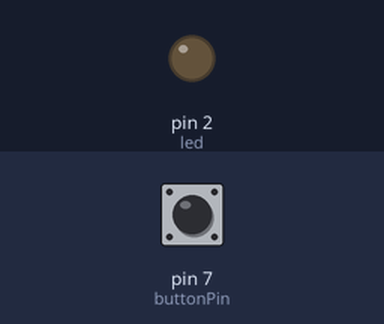
Recording of a sketch running on a simulated Arduino Uno, built with avr-gcc and run on an emulated ATmega328P. On the bench: output pins drawn as LEDs (lit = HIGH). Dashed ring = blinking. Inputs (shaded band) come from the test bench; at power-on: pin 7 (buttonPin) HIGH.

Above: at 1.2 s.
1.3 s: pin 7 (buttonPin) pulled LOW for 3.2 s
At 1.7 s:
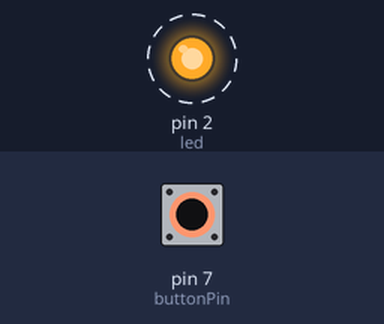
Timing chart, 0 to 6.3 s (numbered marks = the images above; inputs shaded):
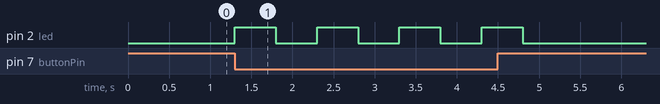

The sketch:

pusador_sin_pullup.ino
```cpp
int led = 2;
int buttonPin = 7;

// the setup function runs once when you press reset or power the board
void setup() {
  // initialize digital pin LED_BUILTIN as an output.
  pinMode(led, OUTPUT);
  pinMode(buttonPin, INPUT_PULLUP);
}

// the loop function runs over and over again forever
void loop() {
  if (digitalRead(buttonPin) == LOW) {
    digitalWrite(led, HIGH);   // turn the LED on (HIGH is the voltage level)
    delay(500);                       // wait for half a second
    digitalWrite(led, LOW);    // turn the LED off by making the voltage LOW
    delay(500);                       // wait for half a second
  }
}
```

Measured:
- after the input at 1.3 s, pin 2 (led): alternates HIGH for 0.50 s and LOW for 0.50 s, 8 changes in all, then stays LOW, starting at once
